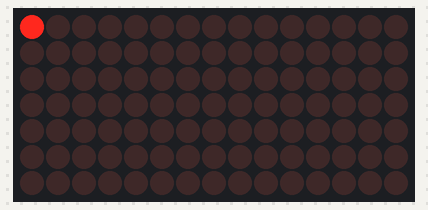
The sketch below on a simulated Arduino Uno, built with avr-gcc and run on an emulated ATmega328P. Shown: 15×7 LED matrix. What the sketch prints to the serial monitor is not drawn.

Above: at 0.1 s.
At 1.0 s:
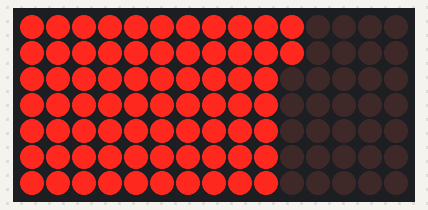
At 2.5 s:
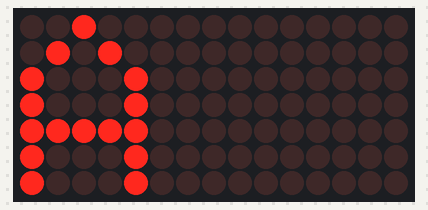
At 3.76 s:
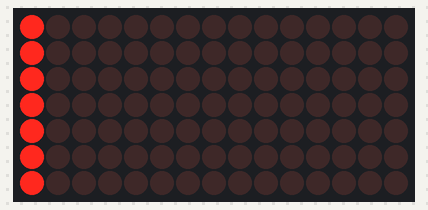
At 4.61 s:
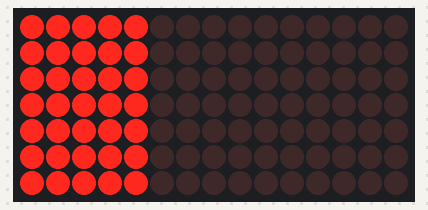
At 6.8 s:
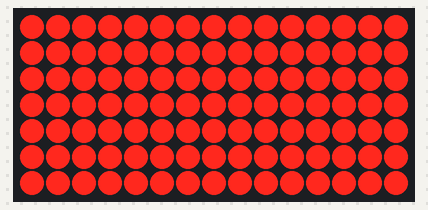

Measured:
- by itself, everything shown: repeats every 3.4 s, in 16 steps
- what the display in image 2 shows lasts 1.0 s, from 2.5 s to 3.5 s

The sketch:

rowColParser.ino
```cpp
#include <Wire.h>
#include <Adafruit_IS31FL3731.h>
#include <Adafruit_GFX.h>

Adafruit_IS31FL3731_Wing ledmatrix = Adafruit_IS31FL3731_Wing();

const int ROWS = 7;
const int COLS = 15;
int rowCount = 0;
int colCount = 0;
int brightness = 2;
int incomingByte=0;
int currByte = 0;
void setup() {
  Serial.begin(9600);
  if (! ledmatrix.begin()) {
    Serial.println("IS31 not found");
    while (1);
  }
  Serial.println("IS31 found!");
for (colCount=0; colCount<=COLS; colCount++) {
for (rowCount=0; rowCount<=ROWS; rowCount++) {
ledmatrix.drawPixel(colCount, rowCount, 10);
delay(10);
}
}
delay(1000);
ledmatrix.clear();
ledmatrix.setCursor(0,0);
ledmatrix.write('A');
delay(1000);
ledmatrix.clear();
}
void loop() {
  if(rowCount<ROWS){
    rowCount++;
  }else{
    rowCount = 0;
if(colCount<COLS){
  colCount++;
}else{
  colCount = 0;
  ledmatrix.clear();
}
  }
ledmatrix.drawPixel(colCount, rowCount, brightness);
delay(25);
}
```
